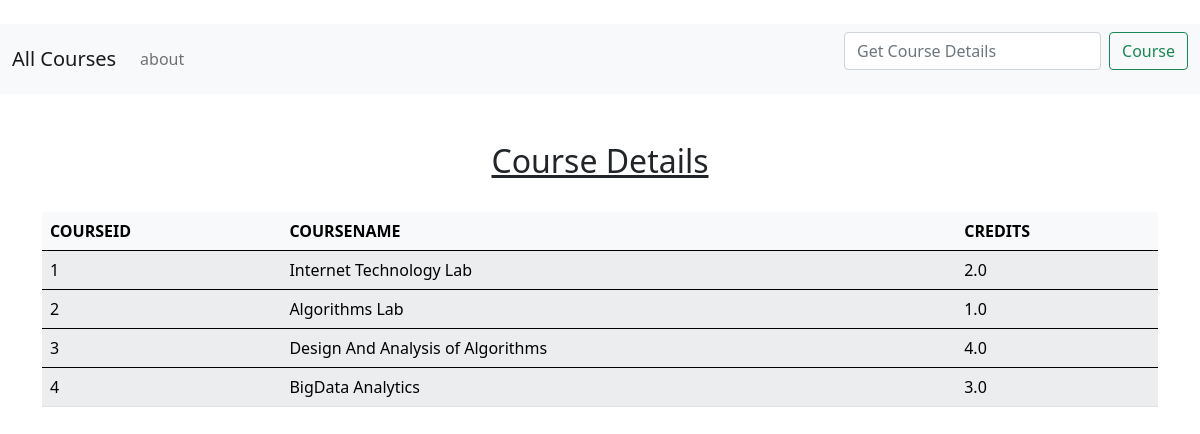
The page / on the database its author committed.
### StockTickers/models.py (models this page shows)
class Course(models.Model):
    CourseID=models.IntegerField(primary_key=True)
    CourseName=models.CharField(max_length=100)
    Credits=models.FloatField()

### quotes/views.py (the view)
# urls.py: 2. Add a URL to urlpatterns:  path('', views.home, name='home')
def home(request):
    course=Course.objects.all()
    return render(request,'home.html',{'course':course})

### quotes/templates/home.html (shortened to what this page needs)
﻿{% extends 'base.html' %}
{%block content%}
<h2 class="text-center"><u>Course Details</u></h2><br>
  <table class="table table-light table-striped">
    <thead>
        <tr>
    <th>COURSEID</th>
    <th>COURSENAME</th>
    <th>CREDITS</th>
        </tr>
{% for i in course %}
    <tbody>
    <tr>
        <td>{{i.CourseID}}</td>
    <td>{{i.CourseName}}</td>
    <td>{{i.Credits}}</td>
        </tr>
    </tbody>
    {%endfor%}
</table>
{%endblock%}

### quotes/templates/base.html (shortened to what this page needs)
﻿<!doctype html>
<html lang="en">
  <head>
    <link href="https://cdn.jsdelivr.net/npm/bootstrap@5.0.0-beta3/dist/css/bootstrap.min.css" rel="stylesheet">
  </head>
  <body>
      <nav class="navbar navbar-expand-lg navbar-light bg-light">
  <div class="container-fluid">
    <a class="navbar-brand" href="{% url 'home' %}">All Courses</a>
    <div class="collapse navbar-collapse" id="navbarSupportedContent">
      <ul class="navbar-nav me-auto mb-2 mb-lg-0">
        <li class="nav-item">
          <a class="nav-link" href="{% url 'home' %}">about</a>
        </li>
      </ul>
      <form class="d-flex" action="about.html" method="GET">
        <input class="form-control me-2" type="search" placeholder="Get Course Details" aria-label="Search" name="r">
        <button class="btn btn-outline-success" type="submit">Course</button>
      </form>
    </div>
  </div>
</nav>
      <div class="container">
    <br /><br />
{% block content %}
{% endblock%}
<br /><br />
</div>
  </body>
</html>

### rows shown on the page
Course: CourseID "1", CourseName "Internet Technology Lab", Credits "2.0"
Course: CourseID "2", CourseName "Algorithms Lab", Credits "1.0"
Course: CourseID "3", CourseName "Design And Analysis of Algorithms", Credits "4.0"
Course: CourseID "4", CourseName "BigData Analytics", Credits "3.0"
